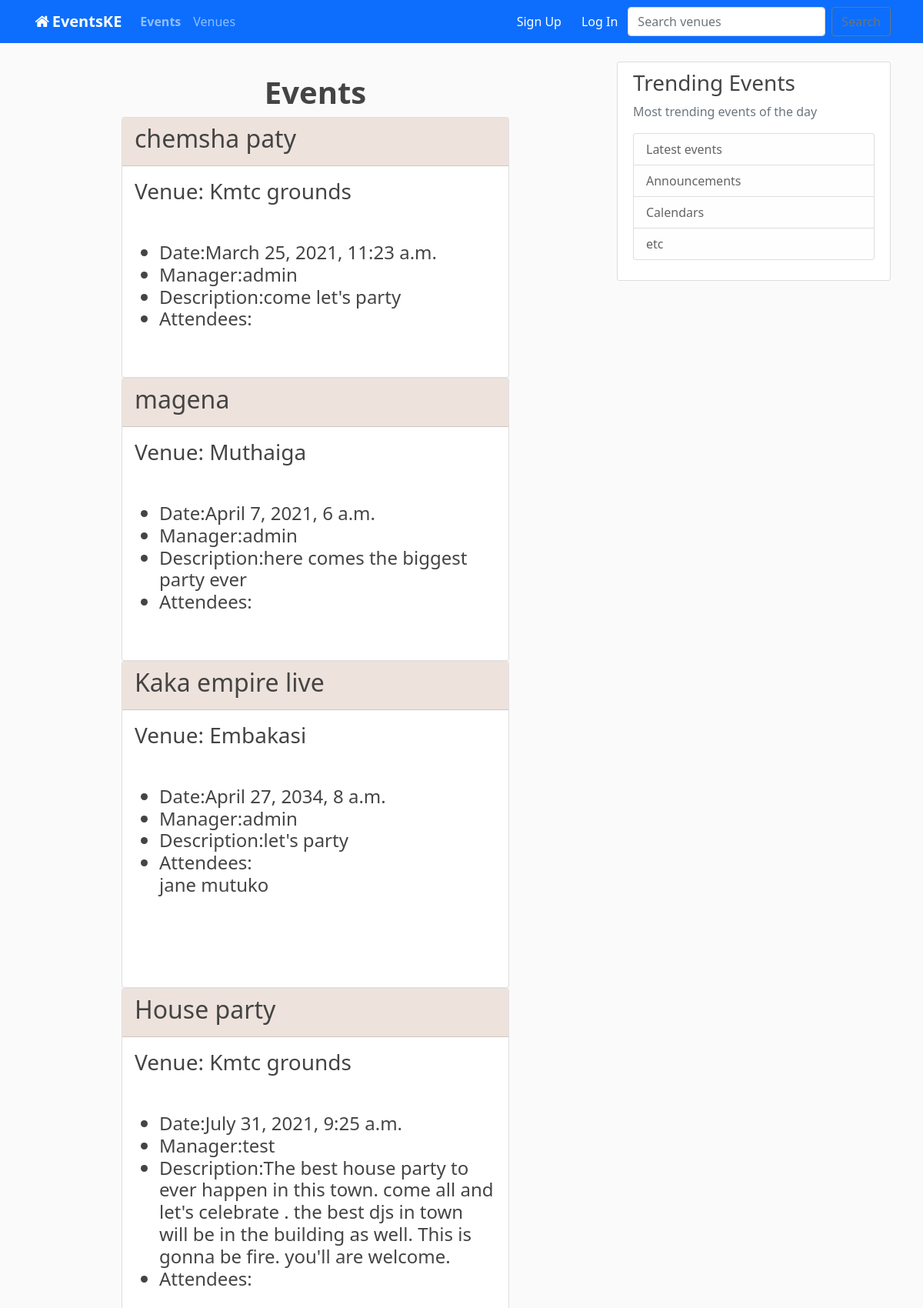
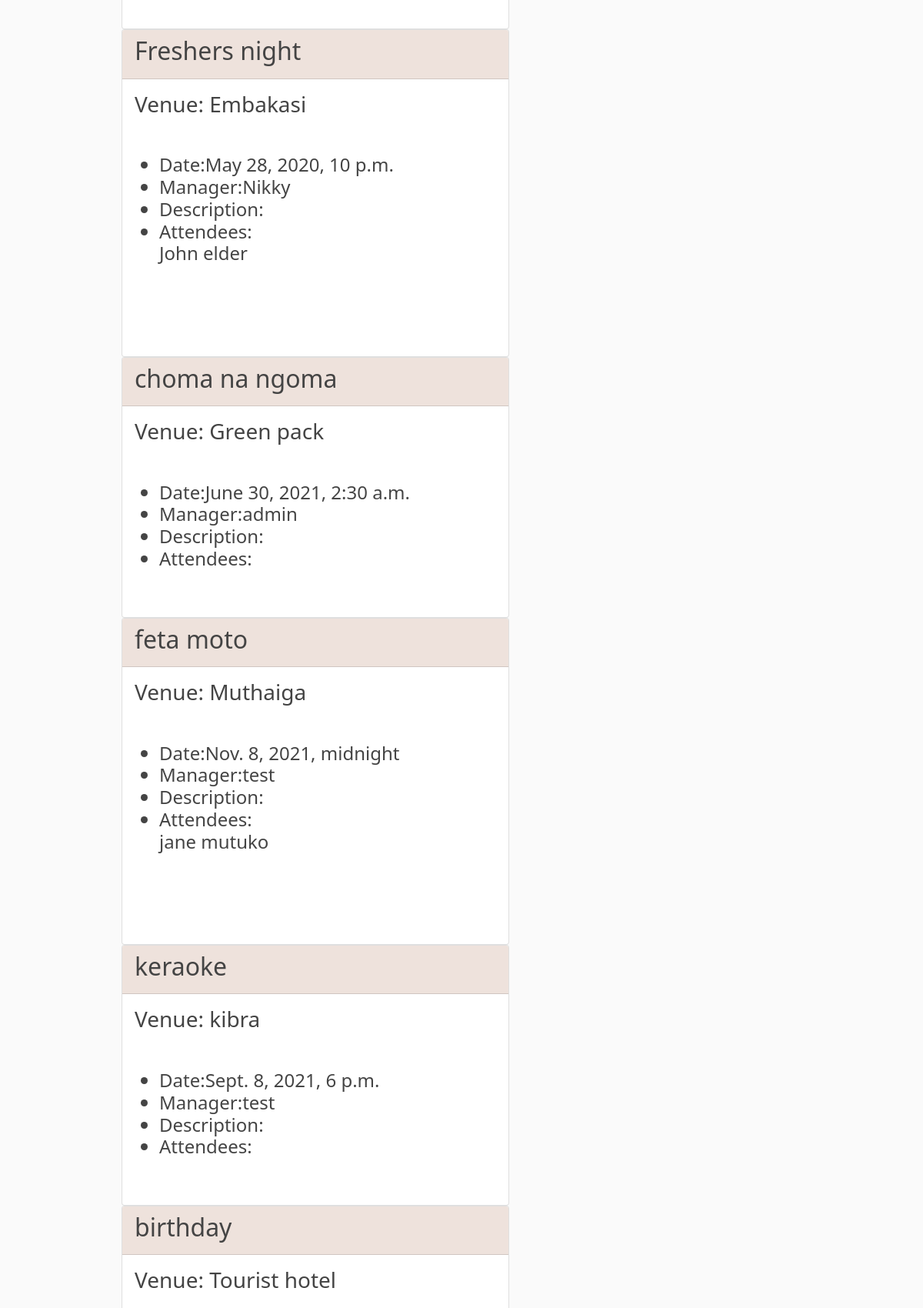
Page /Events/ (upper part) on the committed database (2 pictures, top to bottom).
### Events/models.py (models this page shows)
class Event(models.Model):
    name = models.CharField('Event name', max_length=120)
    event_date = models.DateTimeField('Event date')
    venue = models.ForeignKey(Venue, blank=True, null=True, on_delete=models.CASCADE)
    manager = models.ForeignKey(User, blank=True, null=True, on_delete=models.SET_NULL)
    description = models.TextField(blank='True')
    attendees = models.ManyToManyField(MyClubUser, blank=True)
    date_posted = models.DateField(default=timezone.now)
    def __str__(self):
        return self.name

class Venue(models.Model):
    name = models.CharField('Venue Name', max_length=120)
    region = models.CharField('region', max_length=60, null= True)
    address = models.CharField(max_length=50)
    zip_code = models.CharField('zip code',max_length=60,)
    website = models.CharField('Website Adress',max_length=60,blank=True)
    phone_number = models.CharField('Contact number',max_length=12,blank=True)
    email_address = models.EmailField('Email Address',blank=True)
    def __str__(self):
        return self.name

class MyClubUser(models.Model):
    first_name = models.CharField(max_length= 30)
    last_name = models.CharField(max_length= 30)
    email= models.EmailField('User Email')
    def __str__(self):
        return self.first_name + ' ' + self.last_name

### Events/views.py (the view)
# urls.py: path('Events/',views.all_events,name = 'Event list'),
def all_events(request):
    now = datetime.now()
    current_year = now.year
    event_list = Event.objects.all()
    return render(request, 'Events/event_list.html', {
        'event_list': event_list,
        'current_year': current_year,
    })

### Events/templates/Events/event_list.html
{% extends 'Events/base.html' %}
{% block content %}
<div class="container pt-3 col-9"  >
	<center style="color:#123C69"><h1><b>Events</b></h1></center>
	{% for event in event_list %}
	<div class='card'>
		<div class= 'card-header'style="background-color:#eee2dc; color:#ac3b61">
			<h2>{{ event}}</h2>
		</div>
		<div class='card-body' style="background-color:#">
			<h3 class='card-title' >
				Venue:   {{ event.venue}}
			</h3>
	<p class='card-text'><br/>
		<h4>
			<ul>
			<li>Date:{{ event.event_date }}</li>
			<li>Manager:{{ event.manager }}</li>
			<li>Description:{{ event.description }}</li>
			<li>Attendees:<br/>
				{%for user in event.attendees.all%}
				{{ user }} <br/><br/><br/>
				{%endfor%}
			</li>
			</ul>
			<br/>
		</h4>
	</p>
		</div>
	</div>
	{% endfor %}
</div>
{% endblock %}

### Events/static/css/main.css (style rules this page uses)
body { background: #fafafa; color: #333333; margin-top: 5rem; }
h1, h2, h3, h4, h5, h6 { color: #444444; }
ul { margin: 0; }

### rows in the picture
Event: name "chemsha paty", venue "Kmtc grounds", event_date "March 25, 2021, 11:23 a.m.", manager "admin", description "come let's party"
Event: name "magena", venue "Muthaiga", event_date "April 7, 2021, 6 a.m.", manager "admin", description "here comes the biggest party ever"
Event: name "Kaka empire live", venue "Embakasi", event_date "April 27, 2034, 8 a.m.", manager "admin", description "let's party"
MyClubUser: first_name+last_name "jane mutuko"
Event: name "House party", venue "Kmtc grounds", event_date "July 31, 2021, 9:25 a.m.", manager "test", description "The best house party to ever happen in this town. come all and let's celebrate . the best djs in town will be in the building as well. This is gonna be fire. you'll are welcome."
Event: name "Freshers night", venue "Embakasi", event_date "May 28, 2020, 10 p.m.", manager "Nikky"
MyClubUser: first_name+last_name "John elder"
Event: name "choma na ngoma", venue "Green pack", event_date "June 30, 2021, 2:30 a.m.", manager "admin"
Event: name "feta moto", venue "Muthaiga", event_date "Nov. 8, 2021, midnight", manager "test"
Event: name "keraoke", venue "kibra", event_date "Sept. 8, 2021, 6 p.m.", manager "test"
Event: name "birthday", venue "Tourist hotel"
